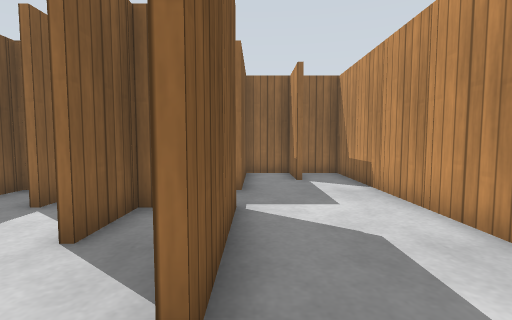
[1] (above)

24 first-person views from a walk through a robot-simulator world made for Gazebo. The camera is 0.68 m above the floor, tilts 4° down and sees 85° across. The floor is counted in squares, 0.5 m on a side. Each view is taken from the middle of a square. On the plan, view 1 faces up. The plan holds only what a view shows up to about 13 squares ahead; the rest is blank. Simple patterns stand in for the simulator's built-in surfaces.

[2]
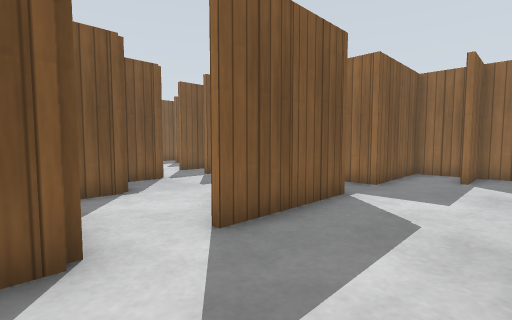

[3]
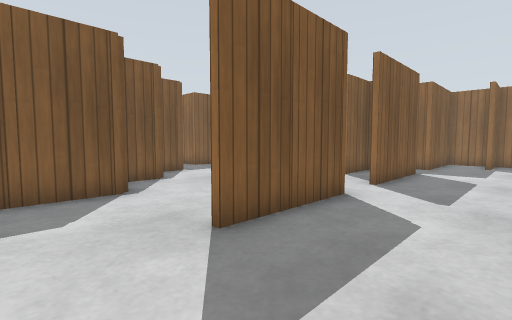

[4]
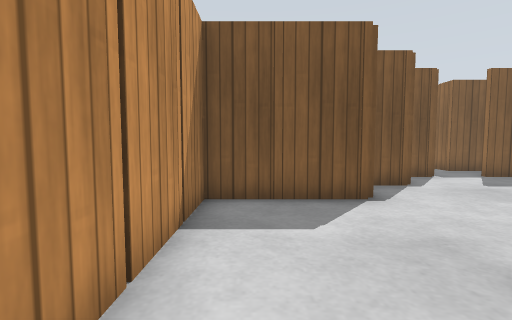

[5]
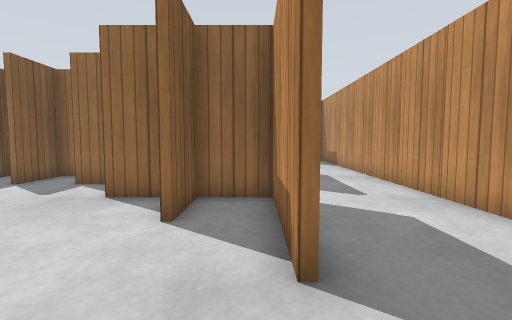

[6]
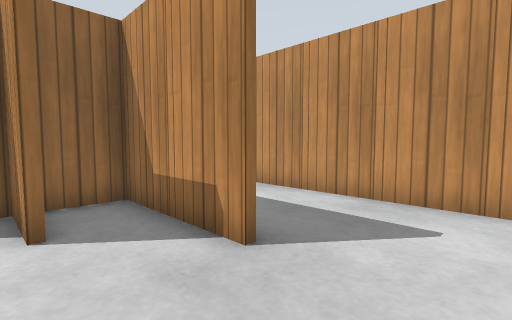

[7]
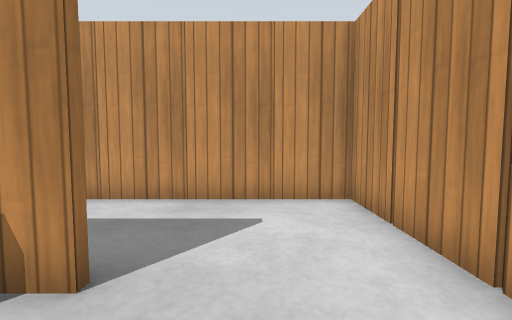

[8]
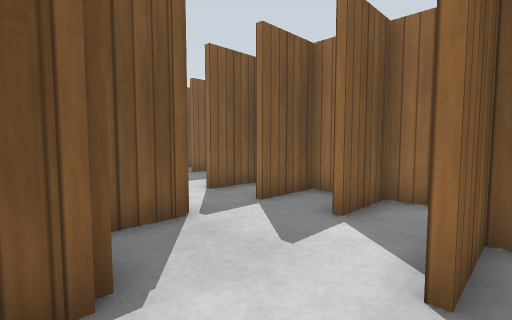

[9]
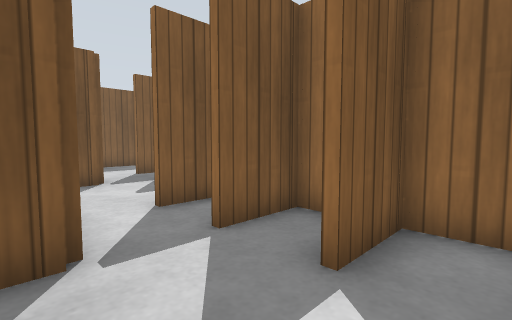

[10]
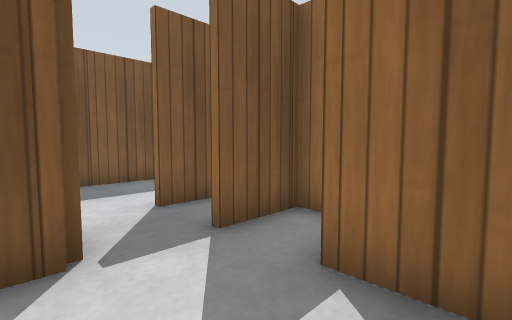

[11]
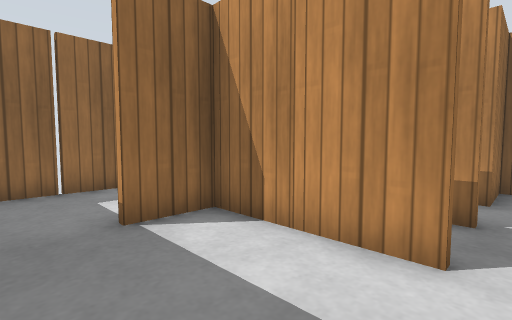

[12]
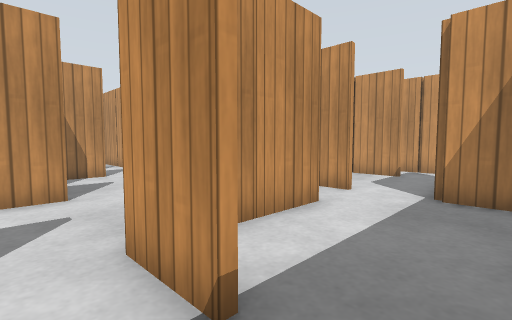

[13]
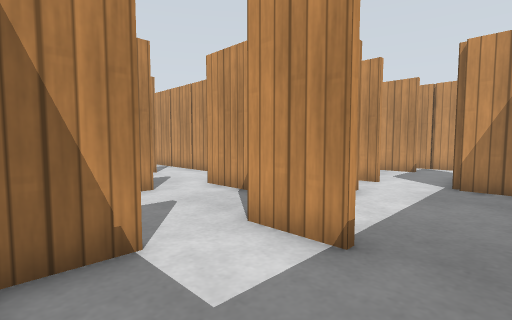

[14]
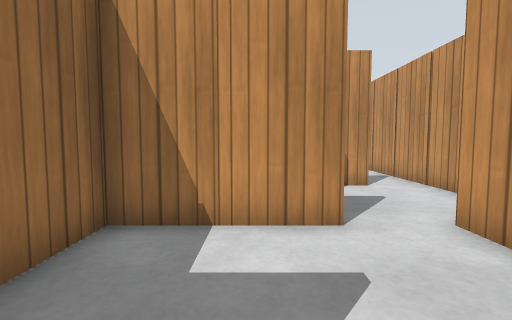

[15]
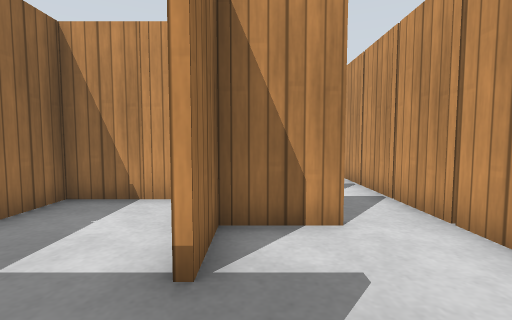

[16]
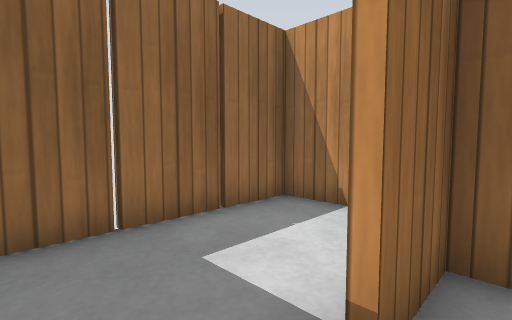

[17]
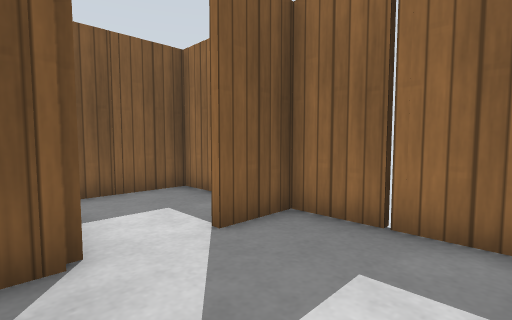

[18]
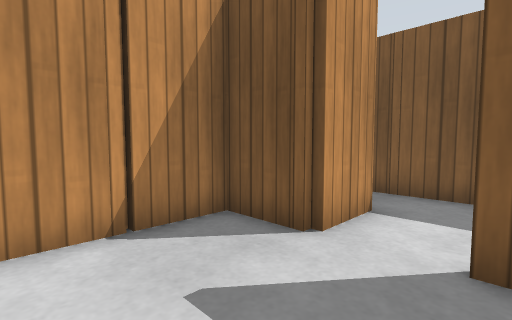

[19]
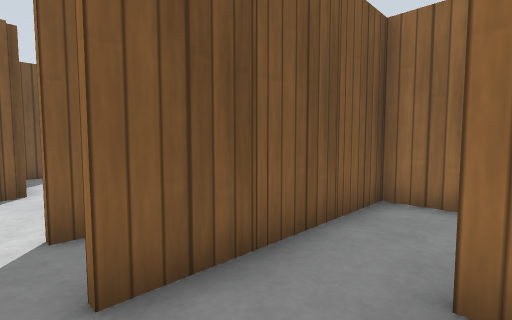

[20]
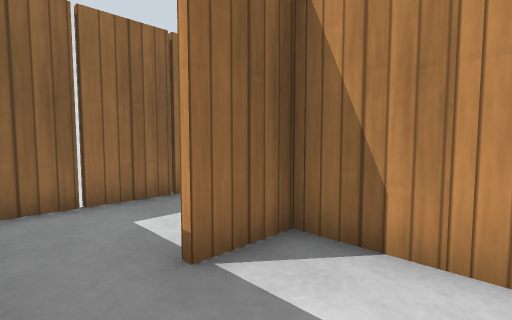

[21]
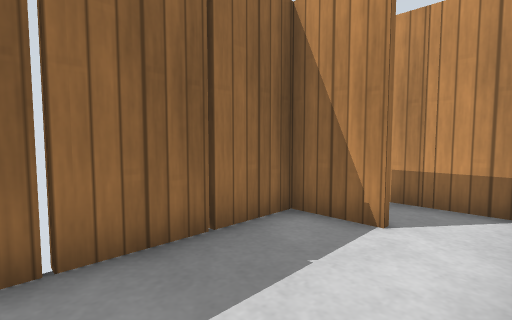

[22]
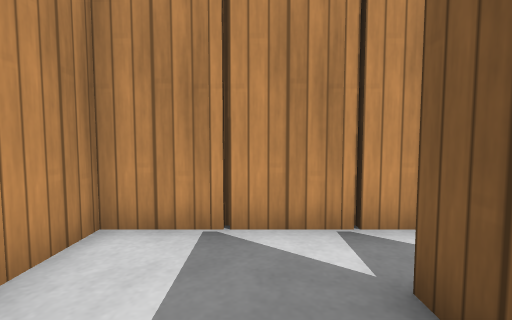

[23]
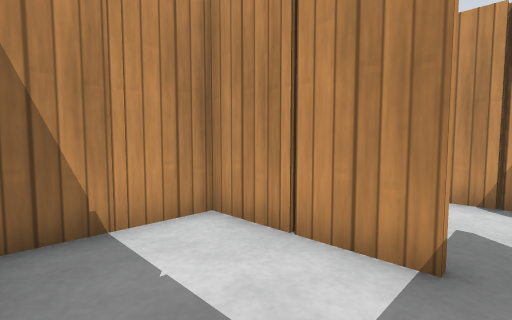

[24]
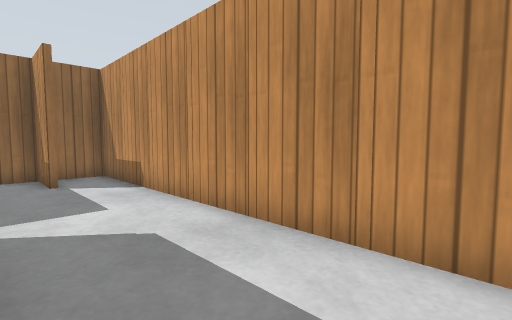

### Floor plan
Points are (right, up) in squares from view 1. A wall is a line through its corners. A room is listed if a view was taken in it or the views show most of it. See-through windows are left out.
Room 1 (views 1, 2, 3, 4, 5, 6, 7, 8, 9, 10, 15, 16, 17, 18, 19, 20, 21, 22, 23, 24)
walls: (-2, 5.6) (-2.5, 5.6); (-4.4, 6.5) (-4.4, 5.5); (-2.4, 4.5) (-2.4, 3.5); (-0.4, 4.5) (-0.4, 3.4); (-6.4, 6.5) (-6.4, 5.5); (-0.4, 8.5) (-0.4, 7.6) (-1.5, 7.6); (-6.4, 3.5) (-6.4, 2.2); (-0.4, 2.5) (-0.4, 1.5); (-4.4, 1.5) (-4.4, 0.6); (-4.4, 10.6) (-4.4, 9.5); (-6.6, 9.5) (-6.6, 10.6); (-0.4, 10.5) (-0.4, 9.4); (-6.4, 10.1) (-6.4, 9.5); (-8.4, 6.5) (-8.4, 5.5); (1.4, 9.5) (1.4, 11.5); (-8.5, 7.6) (-10.6, 7.6); (-8.8, 7.8) (-0.6, 7.8) (-0.6, 10.5); (1.6, 10.5) (1.6, 9.5); (-6.5, 11.6) (-8.5, 11.6); (-4.4, 12.5) (-4.4, 11.5); (-0.6, -0.4) (-1.6, -0.4); (-0.4, -0.5) (-0.4, -2.5); (-2.4, -1.5) (-2.4, -2.5); (-8.5, 11.8) (-4.6, 11.8) (-4.6, 15.5); (1.4, 13.5) (1.4, 14.5); (3.4, 12.1) (3.4, 14.2); (-6.4, -2.5) (-6.4, -3.6); (-11.5, 9.8) (-10.5, 9.8); (-10.6, 11.5) (-10.6, 15.4) (-14.4, 15.4) (-14.4, 13.5); (-12.4, 5.5) (-12.4, 5); (-4.4, 15.5) (-4.4, 13.4); (-12.4, 8.5) (-12.4, 7.5); (-0.4, -3.5) (-0.4, -4.5); (1.2, 15.4) (-9.9, 15.4); (-4.4, -4.5) (-4.4, -8.2) (3.4, -8.2) (3.4, 11.6) (-2.5, 11.6); (-0.6, -4.5) (-0.6, -1.6); (-14.4, 11.5) (-14.4, 9.8) (-12.4, 9.8)
ways out: opening at (-15, 13) to room 2; opening at (-4.5, -2) to room 3; opening at (-13, 7)
objects: wooden post (-14, 11); wooden post (-12, 5); wooden post (-12, 16); wooden post (-10, 9); wooden post (-10, 13); wooden post (-8, 7); wooden post (-8, 8); wooden post (-8, 16); wooden post (-6, -3) to (-6, -2); wooden post (-6, 3); wooden post (-6, 7); wooden post (-6, 8); wooden post (-6, 11); wooden post (-6, 12); wooden post (-6, 16); wooden post (-4, -7); wooden post (-4, -5) to (-4, -4); wooden post (-4, 1); wooden post (-4, 7); wooden post (-4, 8); wooden post (-4, 11); wooden post (-4, 13); wooden post (-2, -8); wooden post (-2, 5); wooden post (-2, 7); wooden post (-2, 8); wooden post (-2, 16); wooden post (0, -8); wooden post (0, -3); wooden post (0, -1); wooden post (0, 3); wooden post (0, 5); wooden post (0, 9); wooden post (0, 11); wooden post (0, 12); wooden post (0, 16); wooden post (2, -8); other object (2, 11); wooden post (2, 12); wooden post (4, -7); wooden post (4, -5); wooden post (4, -3); wooden post (4, -1); wooden post (4, 1); wooden post (4, 3); wooden post (4, 5); wooden post (4, 7); wooden post (4, 9); wooden post (4, 11); wooden post (4, 13)
Room 2 (views 11, 12, 13, 14)
walls: (-16.5, 11.8) (-14.5, 11.8); (-18.4, 9.4) (-18.4, 7); (-14.6, 13.5) (-14.6, 15); (-14.6, 7.5) (-14.6, 11.6) (-16.5, 11.6); (-15.1, 15.4) (-18.4, 15.4) (-18.4, 10.9); (-17.8, 5.8) (-16.5, 5.8)
ways out: opening at (-15, 13) to room 1; opening at (-15, 7); opening at (-13.5, 9)
objects: wooden post (-19, 8); wooden post (-19, 12); wooden post (-19, 14); wooden post (-16, 16)
Room 3 (no view inside)
walls: (-2.6, -2.5) (-2.6, -0.5); (-8.4, -0.5) (-8.4, -1.2); (-1.6, -0.4) (-4.6, -0.4); (-0.6, -1.6) (-0.6, -0.4)
ways out: opening at (-4.5, -2) to room 1; opening at (-7, 0)
objects: wooden post (-8, -1); wooden post (-2, -1); wooden post (-2, 0)
Room 4 (no view inside)
walls: (-12.4, 9.8) (-11.5, 9.8)
objects: wooden post (-12, 9); wooden post (-12, 10)

Positions as (right, up) in squares from view 1, and headings:
1: (0, 0), facing up
2: (3, -1), facing up-left
3: (3, -7), facing up-left
4: (2, -7), facing left
5: (-1, -7), facing up
6: (-3, -7), facing up-right
7: (-3, -6), facing right
8: (-2, 1), facing up-left
9: (-3, 3), facing up-left
10: (-9, 5), facing up-left
11: (-18, 7), facing up-right
12: (-18, 13), facing down-right
13: (-18, 15), facing down-right
14: (-15, 13), facing right
15: (-11, 11), facing right
16: (-10, 11), facing up-right
17: (-11, 11), facing up-left
18: (-11, 14), facing down-left
19: (-2, 9), facing up-left
20: (-4, 9), facing up-right
21: (-3, 12), facing up-right
22: (-3, 12), facing down
23: (-9, 15), facing down-right
24: (0, 0), facing up-right
